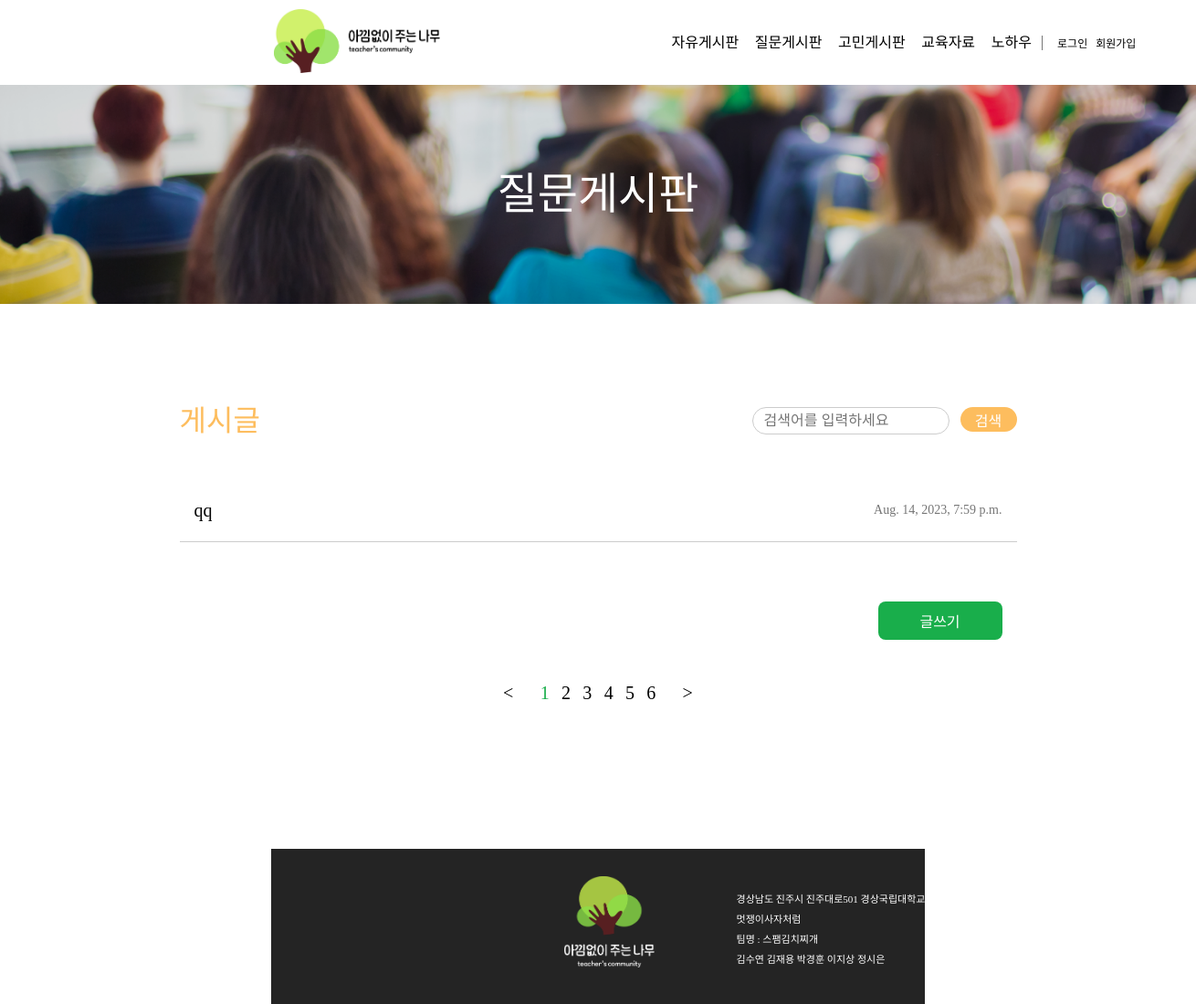
The app's page /question_board/, older data.
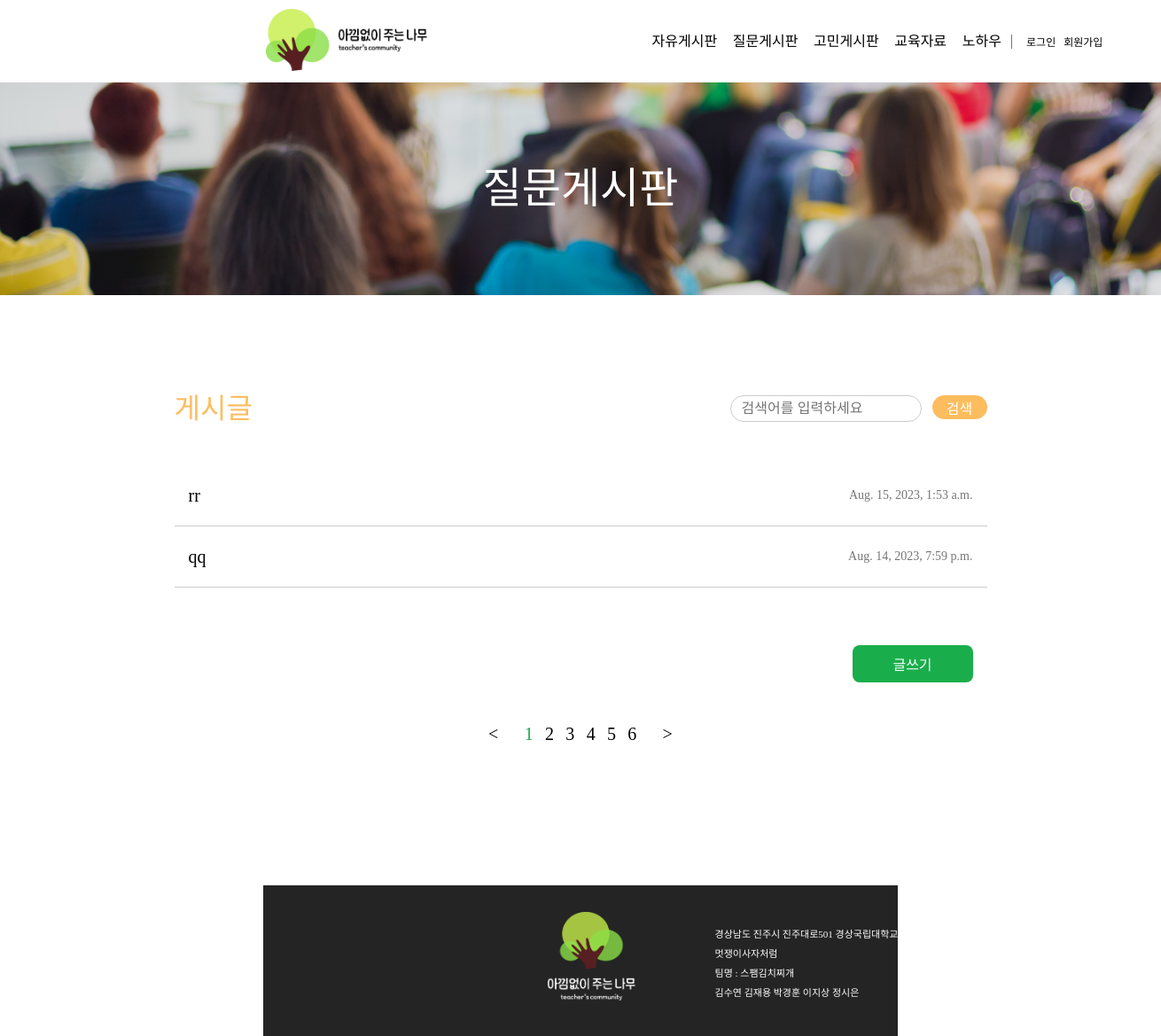
The same page, newer data.
### teacher_community/models.py (models this page shows, shortened)
class Post(models.Model):
    author = models.ForeignKey(Teacher, related_name='post_author', on_delete=models.CASCADE)
    title = models.CharField(max_length=255)
    content = models.TextField()
    created_at = models.DateTimeField(auto_now_add=True)
    updated_at = models.DateTimeField(auto_now=True)
    views = models.PositiveIntegerField(default=0)  # 조회수 필드 추가
    category = models.CharField(max_length=10)
    class Meta:
        ordering = ['-created_at']  # 최신 글이 먼저 오도록 정렬

### teacher_community/views.py (the view)
# urls.py: path('question_board/', views.question_board, name='question_board'),
def question_board(request):
    posts = Post.objects.filter(category='질문게시판')
    return render(request, 'question_board.html', {'posts': posts})

### templates/question_board.html (shortened to what this page needs)
{% extends 'nav_footer.html' %}
{% load static %}
{% block content %}
<!DOCTYPE html>
<html lang="ko">
<head>
  <link rel="stylesheet" href="{% static 'css/question_board.css' %}">
</head>
<body>
  <div class="wrapper">
    <div class="backgroundTitle"><span>질문게시판</span></div>
    <div class="main">
      <div class="upMain">
        <div class="postName">게시글</div>
        <div class="search">
          <form action="{% url 'question_search' %}" method="GET">
            <div class="searchwrapper">
              <div class="searchBox">
                <input type="text" class="textBox" name="q" placeholder="검색어를 입력하세요">
              </div>
              <button type="submit" class="searchButton">
                <div class="searchButtonText">검색</div>
              </button>
            </div>
          </form>
        </div>
      </div>
      <div class="midMain">
        {% for post in posts %}
            <a href="{% url 'detail' post.id %}" class="post">
              <div class="postTitle">{{ post.title }}</div>
              <div class="postTime">{{ post.created_at }}</div>
            </a>
          {% endfor %}
      </div>
      <div class="downMain">
        <div class="writeWrapper">
          <button class="write_btn"><a href="{% url 'question_write' %}">글쓰기</a></button>
        </div>
        <div class="numberWrapper">
          <a href="" class="before">&lt;</a>
          <a href="" class="num1">1</a>
          <a href="" class="num2">2</a>
          <a href="" class="num3">3</a>
          <a href="" class="num4">4</a>
          <a href="" class="num5">5</a>
          <a href="" class="num6">6</a>
          <a href="" class="after">&gt;</a>
        </div>
      </div>
    </div>
</body>
</html>
{% endblock %}

### templates/nav_footer.html (shortened to what this page needs)
{% load static %}
<!DOCTYPE html>
<html lang="en">
<head>
    <link rel="stylesheet" href="{% static 'css/nav2.css' %}">
    <link rel="stylesheet" href="{% static 'css/footer2.css' %}">
</head>
<body>
    <div class="nav_wrapper">
        <div class="nav">
            <a href="{% url 'main' %}"><img class="logo" src="{% static 'img/navlogo.jpg' %}" alt="logo"></a>
            <div class="navbar">
                <ul class="bar">
                    <li><a href="{% if user.is_authenticated %}{% url 'free_board' %}{% else %}javascript:void(0);{% endif %}"
                           {% if not user.is_authenticated %}onclick="alert('로그인 후 이용해주세요.');"{% endif %}>
                           자유게시판</a></li>
                    <li><a href="{% if user.is_authenticated %}{% url 'question_board' %}{% else %}javascript:void(0);{% endif %}"
                           {% if not user.is_authenticated %}onclick="alert('로그인 후 이용해주세요.');"{% endif %}>
                           질문게시판</a></li>
                    <li><a href="{% if user.is_authenticated %}{% url 'concern_board' %}{% else %}javascript:void(0);{% endif %}"
                           {% if not user.is_authenticated %}onclick="alert('로그인 후 이용해주세요.');"{% endif %}>
                           고민게시판</a></li>
                    <li><a href="{% if user.is_authenticated %}{% url 'edu_board' %}{% else %}javascript:void(0);{% endif %}"
                           {% if not user.is_authenticated %}onclick="alert('로그인 후 이용해주세요.');"{% endif %}>
                           교육자료</a></li>
                    <li><a href="{% if user.is_authenticated %}{% url 'know-how_board' %}{% else %}javascript:void(0);{% endif %}"
                           {% if not user.is_authenticated %}onclick="alert('로그인 후 이용해주세요.');"{% endif %}>
                           노하우</a></li>
                </ul>
                <div class="join">
                    {% if not user.is_authenticated %}
                    <span class="login"><a href="{% url 'login' %}">로그인</a></span>
                    <a href="{% url 'join' %}">회원가입</a>
                    {% endif %}
                </div>
            </div>
        </div>
    </div>
    {% block content %}
    {% endblock %}
    <div class="footer_wrapper">
        <div class="footer">
            <img class="logo2" src="{% static 'img/footerlogo.png' %}" alt="">
            <div class="footer_info">
                <p>경상남도 진주시 진주대로501 경상국립대학교</p>
                <br>
                <p>멋쟁이사자처럼</p>
                <br>
                <p>팀명 : 스팸김치찌개</p>
                <br>
                <p>김수연 김재용 박경훈 이지상 정시은</p>
            </div>
        </div>
    </div>
</body>
</html>

### static/css/nav2.css (style rules this page uses)
* { box-sizing: content-box; }
body, main, div, h1, h2, h3 { margin: 0; padding: 0; }
ol, ul,li { list-style: none; display: inline-block; padding: 0; margin:0; }
a { text-decoration: none; color: inherit; }
html, body, div, span, applet, object, iframe, h1, h2, h3, h4, h5, h6, p, blockquote, pre, a, abbr, acronym, address, big, cite, code, del, dfn, em, img, ins, kbd, q, s, samp, small, strike, strong, sub, sup, tt, var, b, u, i, center, dl, dt, dd, ol, ul, li, fieldset, form, label, legend, table, caption, tbody, tfoot, thead, tr, th, td, article, aside, canvas, details, embed, figure, figcaption, footer, header, hgroup, menu, nav, output, ruby, section, summary, time, mark, audio, video { margin: 0; padding: 0; border: 0; font-size: 100%; font: inherit; vertical-align: baseline; }
body { line-height: 1; }
ol, ul { list-style: none; }
.nav_wrapper { align-items: center; }
.wrapper { align-items: center; }
.nav { margin-left: 300px; margin-right: 360px; padding-top: 10px; padding-bottom: 10px; display: flex; align-items: center; width: 1000px; }
li { margin-right: 10px; }
.logo { width: 182px; height: 70px; margin-right: 240px; }
.bar { border-right: 1px solid #767676; font-family: 'Pretendard-SemiBold'; padding-right: 0.7rem; }
.navbar { display: flex; font-size: 16px; }
.join { margin-left: 16px; padding-top: 3px; font-size: 12px; font-family: 'Pretendard-Light'; }
.login { margin-right: 6px; }
.bar a { color: black; text-decoration: none; margin-left: 0.85rem; }

### static/css/footer2.css (style rules this page uses)
* { box-sizing: content-box; }
body, main, div, h1, h2, h3 { margin: 0; padding: 0; }
ol, ul,li { list-style: none; display: inline-block; padding: 0; margin:0; }
a { text-decoration: none; color: inherit; }
html, body, div, span, applet, object, iframe, h1, h2, h3, h4, h5, h6, p, blockquote, pre, a, abbr, acronym, address, big, cite, code, del, dfn, em, img, ins, kbd, q, s, samp, small, strike, strong, sub, sup, tt, var, b, u, i, center, dl, dt, dd, ol, ul, li, fieldset, form, label, legend, table, caption, tbody, tfoot, thead, tr, th, td, article, aside, canvas, details, embed, figure, figcaption, footer, header, hgroup, menu, nav, output, ruby, section, summary, time, mark, audio, video { margin: 0; padding: 0; border: 0; font-size: 100%; font: inherit; vertical-align: baseline; }
body { line-height: 1; }
ol, ul { list-style: none; }
.footer_wrapper { height: 170px; background-color: #242424; align-items: center; }
.footer { color: #ffffff; display: flex; padding-top: 30px; padding-left: 320px; }
.footer_info { padding-top: 20px; margin-left: 90px; font-size: 11px; font-family: 'Pretendard-Light'; }
.logo2 { width: 100px; height: 100px; }

Row changes from the older to the newer data that the page shows:
added Post: title "rr", created_at "Aug. 15, 2023, 1:53 a.m."
